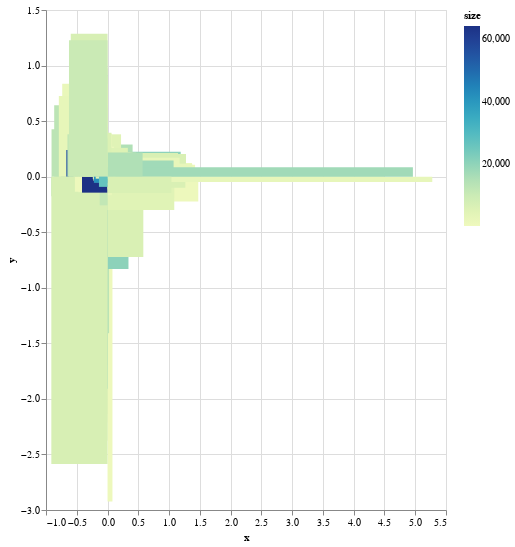

The notebook cell saved with this chart:
### Code cell
alt.Chart(source).mark_rect().encode(
    x='x',
    y='y',
    color='size:Q',
    tooltip=['name', 'color'],
).properties(
    height= 500
).interactive()

### Figure 1 — Vega-Lite specification as saved in the notebook (floating-point values rounded to 4 significant figures; data arrays with more than 128 entries replaced by an {"elided": "..."} marker saying what was removed)
{"config": {"view": {"continuousWidth": 400, "continuousHeight": 300}}, "data": {"name": "data-7a54b8754ece1a5c0c03b6e94cab5fe6"}, "mark": "rect", "encoding": {"color": {"field": "size", "type": "quantitative"}, "tooltip": [{"field": "name", "type": "nominal"}, {"field": "color", "type": "nominal"}], "x": {"field": "x", "type": "quantitative"}, "y": {"field": "y", "type": "quantitative"}}, "height": 500, "selection": {"selector477": {"type": "interval", "bind": "scales", "encodings": ["x", "y"]}}, "$schema": "https://vega.github.io/schema/vega-lite/v4.17.0.json", "datasets": {"data-7a54b8754ece1a5c0c03b6e94cab5fe6": {"elided": "469 records"}}}
